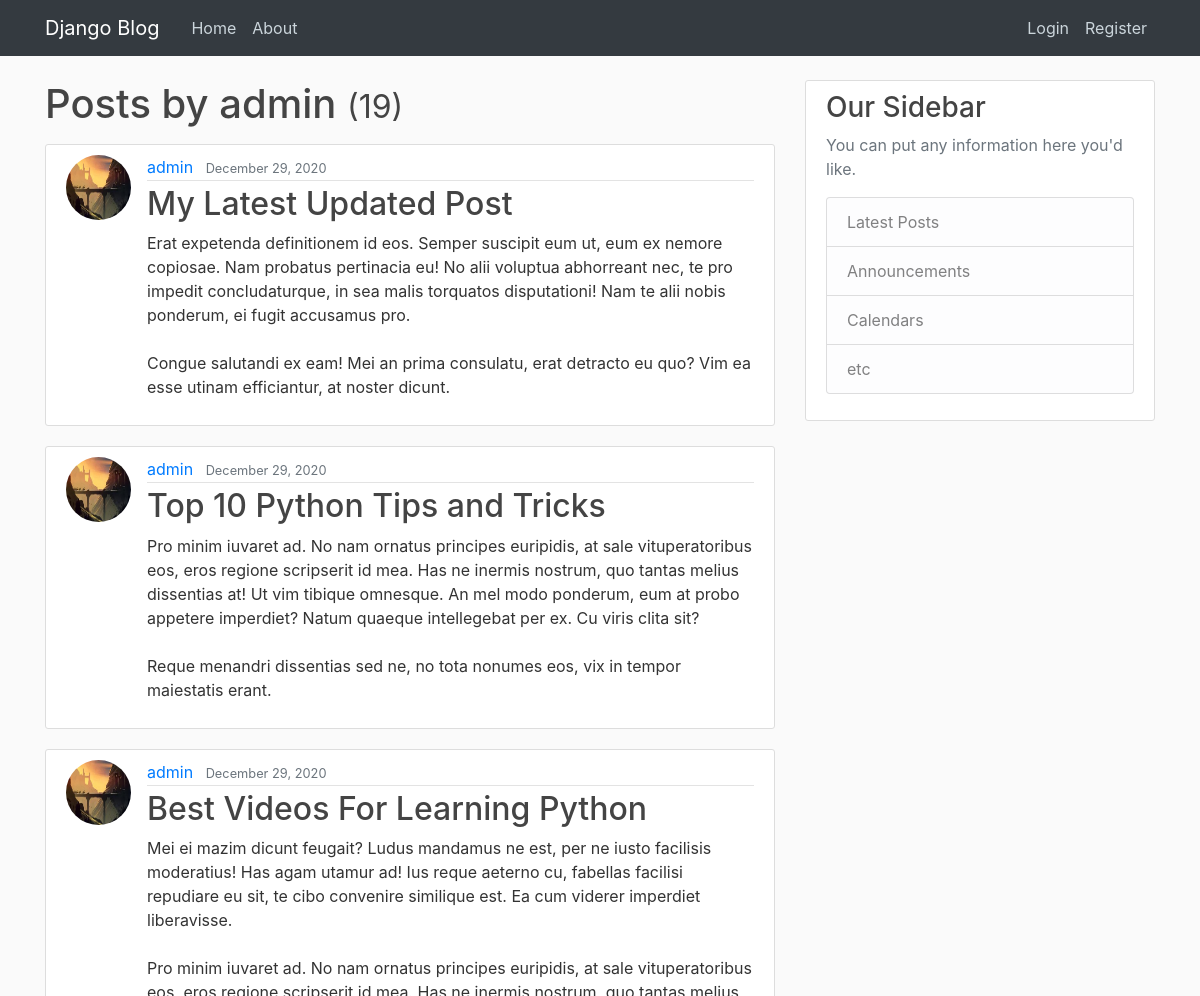
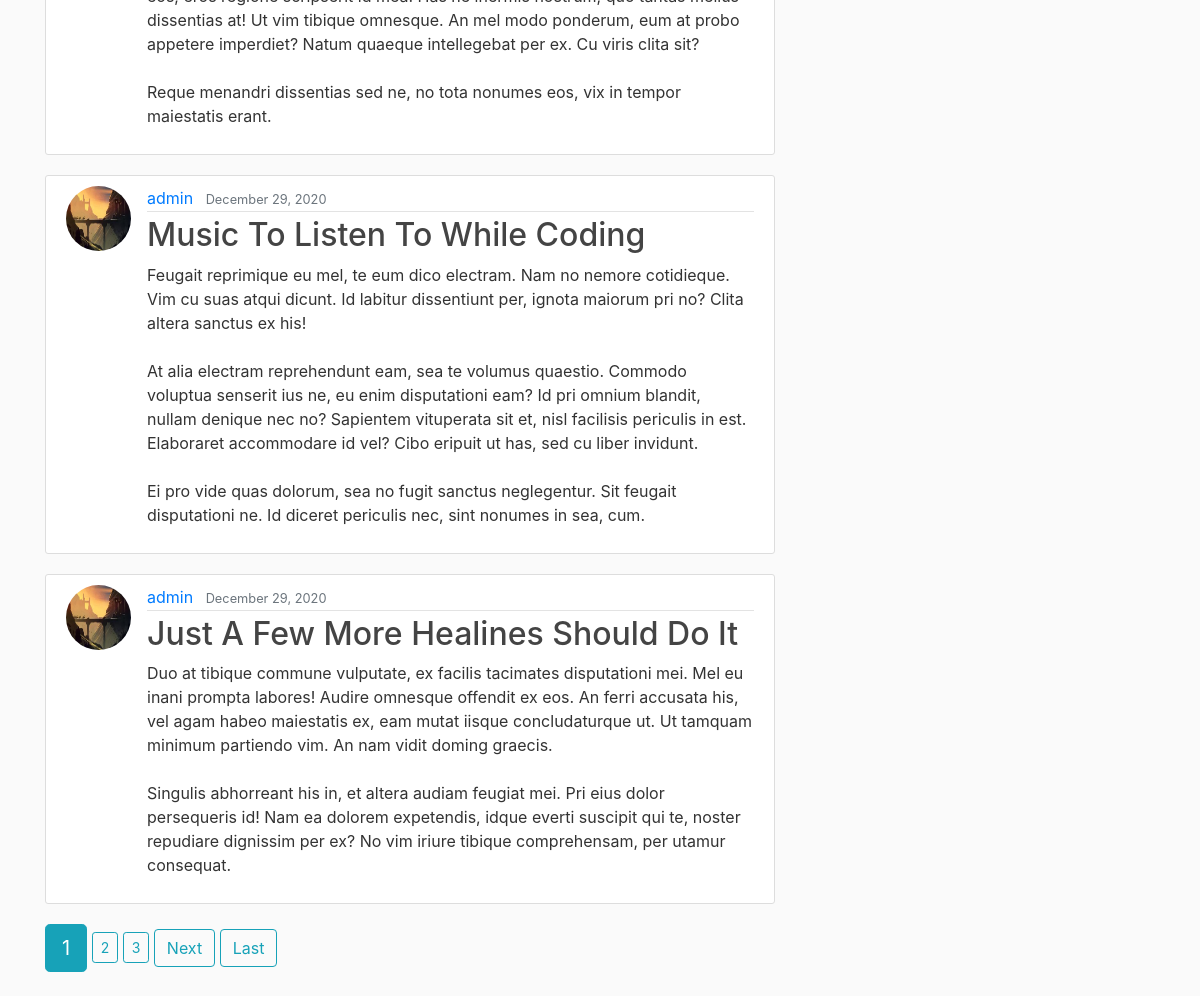
The app's page /usr/admin/ with its own data (2 pictures, top to bottom).
### blog/models.py (models this page shows, shortened)
class Post(models.Model) :
    title = models.CharField(max_length=100)
    content = models.TextField()
    date_posted = models.DateTimeField(default = timezone.now)
    author = models.ForeignKey(User, on_delete = models.CASCADE)

### users/models.py (models this page shows, shortened)
class Profile(models.Model) :
    user = models.OneToOneField(User, on_delete=models.CASCADE)
    profile_pic = models.ImageField(default="default.jpg", upload_to="profile_pics")

### blog/views.py (the view)
# urls.py: path("usr/<str:username>/", views.UserPostListView.as_view(), name = "user-posts"),
class UserPostListView(ListView):
    model = Post
    template_name = "blog/user_posts.html"
    context_object_name= 'posts'
    paginate_by = 5
    def get_queryset(self):
        user = get_object_or_404(User, username=self.kwargs.get('username'))
        return Post.objects.filter(author=user).order_by('-date_posted')

### blog/templates/blog/user_posts.html (shortened to what this page needs)
{% extends "blog/base.html"%}
{% block content %}
    <h1 class="mb-3"> Posts by {{ view.kwargs.username }} <small class=""> ({{ page_obj.paginator.count }})</small></h1>
    {% for post in posts %}
        <article class="media content-section">
            <img class="rounded-circle article-img" src= " {{ post.author.profile.profile_pic.url }} ">
            <div class="media-body">
            <div class="article-metadata">
                <a class="mr-2" href="{% url 'user-posts' post.author.username %}">{{ post.author }}</a>
                <small class="text-muted">{{ post.date_posted|date:"F d, Y" }}</small>
            </div>
            <h2><a class="article-title" href="{% url 'post-detail' post.id %}">{{ post.title }}</a></h2>
            <p class="article-content">{{ post.content }}</p>
            </div>
        </article>
    {% endfor %}
    {% if is_paginated %}
      {% for num in page_obj.paginator.page_range %}
        {% if page_obj.number == num %}
          <a class="btn btn-info mb-4 btn-lg" href="?page={{ num }}">{{ num }}</a>
        {% elif num > page_obj.number|add:'-3' and num < page_obj.number|add:'3' %}
          <a class="btn btn-outline-info mb-4 btn-sm" href="?page={{ num }}">{{ num }}</a>
        {% endif %}
      {% endfor %}
      {% if page_obj.has_next %}
        <a class="btn btn-outline-info mb-4" href="?page={{ page_obj.next_page_number }}">Next</a>
        <a class="btn btn-outline-info mb-4" href="?page={{ page_obj.paginator.num_pages }}">Last</a>
      {% endif %}
    {% endif %}
{% endblock content %}

### blog/templates/blog/base.html (shortened to what this page needs)
{% load static %}
<!doctype html>
<html lang="en">
  <head>
    <link rel="stylesheet" href="https://stackpath.bootstrapcdn.com/bootstrap/4.3.1/css/bootstrap.min.css">
    <link rel = "stylesheet" type = "text/css" href = "{% static 'blog/main.css' %}">
  </head>
  <body>
    <header class="site-header">
        <nav class="navbar navbar-expand-md navbar-dark bg-dark fixed-top">
          <div class="container">
            <a class="navbar-brand mr-4" href="{% url 'blog-home' %}">Django Blog</a>
            <div class="collapse navbar-collapse" id="navbarToggle">
              <div class="navbar-nav mr-auto">
                <a class="nav-item nav-link" href="{% url 'blog-home' %}">Home</a>
                <a class="nav-item nav-link" href= "{% url 'blog-about'%}">About</a>
              </div>
              <div class="navbar-nav">
                {% if user.is_authenticated %}
                <a class="nav-item nav-link" href="{% url 'profile' %}">Profile</a>
                <a class="nav-item nav-link" href="{% url 'post-create' %}">New Post</a>
                <a class="nav-item nav-link" href="{% url 'logout' %}">Logout</a>
                {% else %}
                <a class="nav-item nav-link" href="{% url 'login' %}">Login</a>
                <a class="nav-item nav-link" href="{% url 'register' %}">Register</a>
                {% endif %}
              </div>
            </div>
          </div>
        </nav>
      </header>
    <main role="main" class="container">
  <div class="row">
    <div class="col-md-8">
      {% block content %}{% endblock %}
    </div>
    <div class="col-md-4">
      <div class="content-section">
        <h3>Our Sidebar</h3>
        <p class='text-muted'>You can put any information here you'd like.
          <ul class="list-group">
            <li class="list-group-item list-group-item-light">Latest Posts</li>
            <li class="list-group-item list-group-item-light">Announcements</li>
            <li class="list-group-item list-group-item-light">Calendars</li>
            <li class="list-group-item list-group-item-light">etc</li>
          </ul>
        </p>
      </div>
    </div>
  </div>
</main>
  </body>
</html>

### blog/static/blog/main.css (style rules this page uses)
body { background: #fafafa; color: #333333; margin-top: 5rem; }
h1, h2, h3, h4, h5, h6 { color: #444444; }
ul { margin: 0; }
.site-header .navbar-nav .nav-link { color: #cbd5db; }
.content-section { background: #ffffff; padding: 10px 20px; border: 1px solid #dddddd; border-radius: 3px; margin-bottom: 20px; }
.article-title { color: #444444; }
.article-content { white-space: pre-line; }
.article-img { height: 65px; width: 65px; margin-right: 16px; }
.article-metadata { padding-bottom: 1px; margin-bottom: 4px; border-bottom: 1px solid #e3e3e3 }

### records on screen
Post: author.profile.profile_pic (picture), author "admin", date_posted "December 29, 2020", title "My Latest Updated Post", content "Erat expetenda definitionem id eos. Semper suscipit eum ut, eum ex nemore copiosae. Nam probatus pertinacia eu! No alii voluptua abhorreant nec, te pro impedit concludaturque, in sea malis torquatos disputationi! Nam te alii nobis ponderum, ei fugit accusamus pro. Congue salutandi ex eam! Mei an prima consulatu, erat detracto eu quo? Vim ea esse utinam efficiantur, at noster dicunt."
Post: author.profile.profile_pic (picture), author "admin", date_posted "December 29, 2020", title "Top 10 Python Tips and Tricks", content "Pro minim iuvaret ad. No nam ornatus principes euripidis, at sale vituperatoribus eos, eros regione scripserit id mea. Has ne inermis nostrum, quo tantas melius dissentias at! Ut vim tibique omnesque. An mel modo ponderum, eum at probo appetere imperdiet? Natum quaeque intellegebat per ex. Cu viris clita sit? Reque menandri dissentias sed ne, no tota nonumes eos, vix in tempor maiestatis erant."
Post: author.profile.profile_pic (picture), author "admin", date_posted "December 29, 2020", title "Best Videos For Learning Python", content "Mei ei mazim dicunt feugait? Ludus mandamus ne est, per ne iusto facilisis moderatius! Has agam utamur ad! Ius reque aeterno cu, fabellas facilisi repudiare eu sit, te cibo convenire similique est. Ea cum viderer imperdiet liberavisse. Pro minim iuvaret ad. No nam ornatus principes euripidis, at sale vituperatoribus eos, eros regione scripserit id mea. Has ne inermis nostrum, quo tantas melius dissentias at! Ut vim tibique omnesque. An mel modo ponderum, eum at probo appetere imperdiet? Natum quaeque intellegebat per ex. Cu viris clita sit? Reque menandri dissentias sed ne, no tota nonumes eos, vix in tempor maiestatis erant."
Post: author.profile.profile_pic (picture), author "admin", date_posted "December 29, 2020", title "Music To Listen To While Coding", content "Feugait reprimique eu mel, te eum dico electram. Nam no nemore cotidieque. Vim cu suas atqui dicunt. Id labitur dissentiunt per, ignota maiorum pri no? Clita altera sanctus ex his! At alia electram reprehendunt eam, sea te volumus quaestio. Commodo voluptua senserit ius ne, eu enim disputationi eam? Id pri omnium blandit, nullam denique nec no? Sapientem vituperata sit et, nisl facilisis periculis in est. Elaboraret accommodare id vel? Cibo eripuit ut has, sed cu liber invidunt. Ei pro vide quas dolorum, sea no fugit sanctus neglegentur. Sit feugait disputationi ne. Id diceret periculis nec, sint nonumes in sea, cum."
Post: author.profile.profile_pic (picture), author "admin", date_posted "December 29, 2020", title "Just A Few More Healines Should Do It", content "Duo at tibique commune vulputate, ex facilis tacimates disputationi mei. Mel eu inani prompta labores! Audire omnesque offendit ex eos. An ferri accusata his, vel agam habeo maiestatis ex, eam mutat iisque concludaturque ut. Ut tamquam minimum partiendo vim. An nam vidit doming graecis. Singulis abhorreant his in, et altera audiam feugiat mei. Pri eius dolor persequeris id! Nam ea dolorem expetendis, idque everti suscipit qui te, noster repudiare dignissim per ex? No vim iriure tibique comprehensam, per utamur consequat."

### other values on screen
{{ view.kwargs.username }} "admin"
{{ page_obj.paginator.count }} "19"
{{ num }} "1"
{{ num }} "2" "3"
